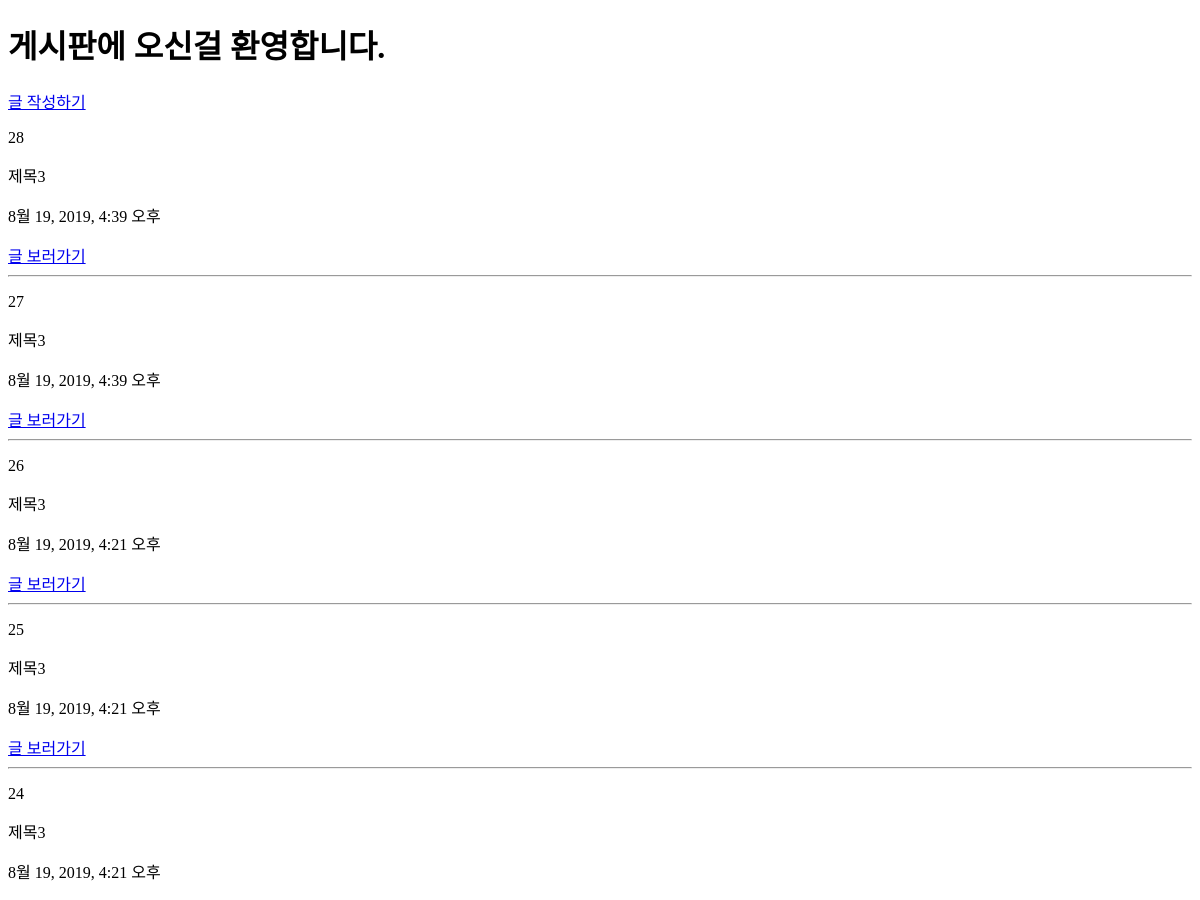
/articles/ (upper part), run on an earlier commit of the app's database.
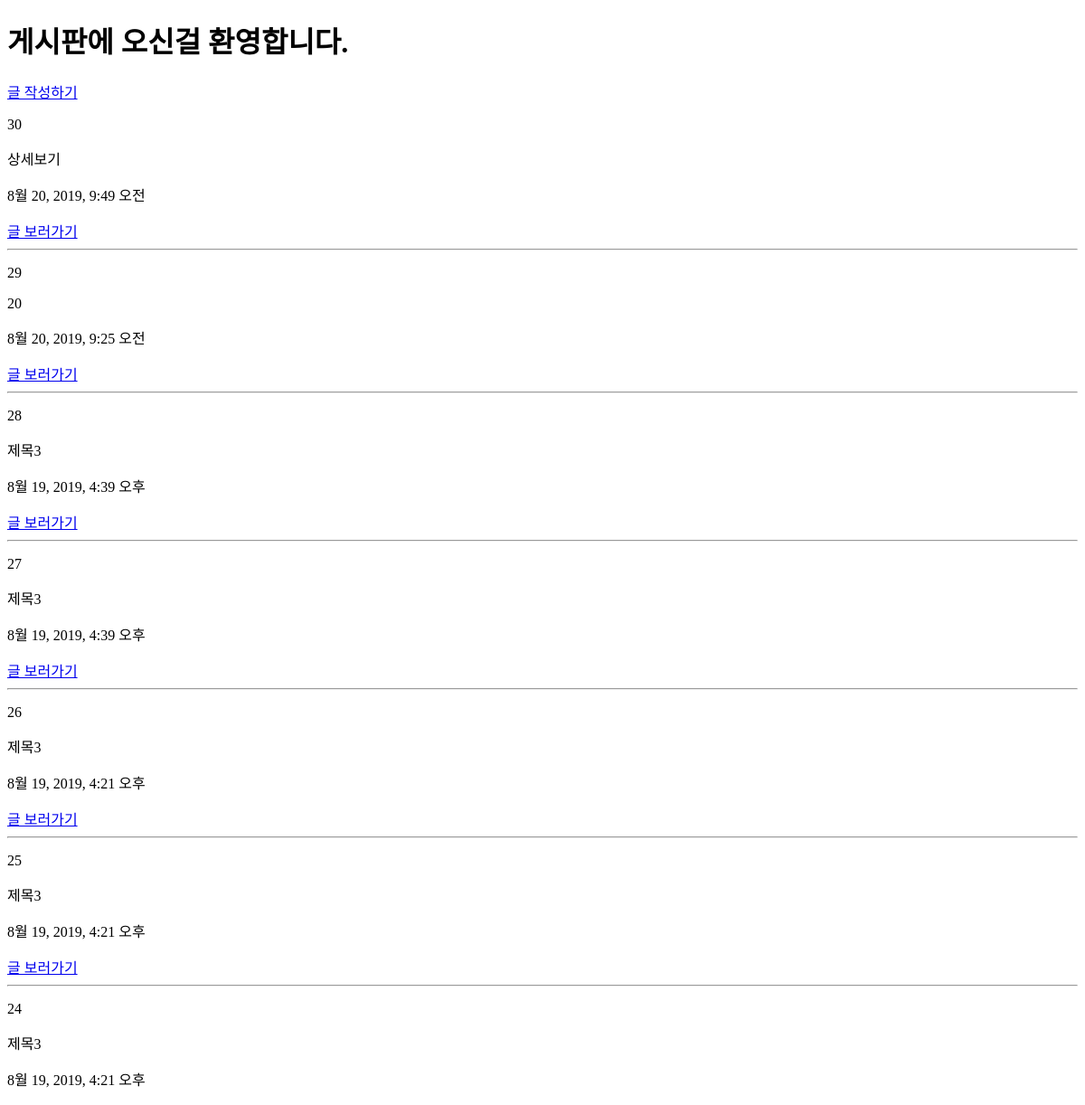
And on a later commit of the database.
### articles/models.py (models this page shows, shortened)
class Article(models.Model):
    title = models.CharField(max_length=10)
    content = models.TextField()
    created_at = models.DateTimeField(auto_now_add=True)
    updated_at = models.DateTimeField(auto_now=True)

### articles/views.py (the view)
# urls.py: path('', views.index),
def index(request):
    articles = Article.objects.order_by('-id')
    context = {
        'articles' : articles
    }
    return render(request, 'articles/index.html', context)

### articles/templates/articles/index.html
{% extends 'articles/base.html' %}
{% block body %}
  <h1>게시판에 오신걸 환영합니다.</h1>
  <a href="/articles/new/">글 작성하기</a>
  {% for article in articles %}
    <p>{{ article.id }}</p>
    <p>{{ article.title }}</p>
    <p>{{ article.created_at }}</p>
    <a href="/articles/{{ article.pk }}/">글 보러가기</a>
    <hr>
  {% endfor %}
{% endblock %}

### articles/templates/articles/base.html (shortened to what this page needs)
<!DOCTYPE html>
<html lang="ko">
<head>
</head>
<body>
  {% block body %}
  {% endblock %}
</body>
</html>

What changed in the data, as far as the page shows it:
added Article: id "30", title "상세보기", created_at "8월 20, 2019, 9:49 오전"
added Article: id "29", title "20", created_at "8월 20, 2019, 9:25 오전"
